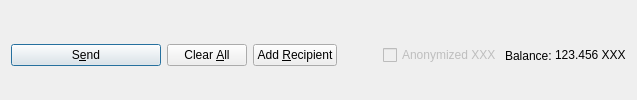
         <widget class="QFrame" name="frame_Send">
          <layout class="QHBoxLayout" name="horizontalLayout">
           <property name="bottomMargin">
            <number>0</number>
           </property>
           <item>
            <widget class="QPushButton" name="sendButton">
             <property name="minimumSize">
              <size>
               <width>150</width>
               <height>0</height>
              </size>
             </property>
             <property name="toolTip">
              <string>Confirm the send action</string>
             </property>
             <property name="text">
              <string>S&amp;end</string>
             </property>
             <property name="icon">
              <iconset resource="../pivx.qrc">
               <normaloff>:/icons/send</normaloff>:/icons/send</iconset>
             </property>
             <property name="autoDefault">
              <bool>false</bool>
             </property>
             <property name="default">
              <bool>true</bool>
             </property>
            </widget>
           </item>
           <item>
            <widget class="QPushButton" name="clearButton">
             <property name="sizePolicy">
              <sizepolicy hsizetype="Minimum" vsizetype="Fixed">
               <horstretch>0</horstretch>
               <verstretch>0</verstretch>
              </sizepolicy>
             </property>
             <property name="toolTip">
              <string>Clear all fields of the form.</string>
             </property>
             <property name="text">
              <string>Clear &amp;All</string>
             </property>
             <property name="icon">
              <iconset resource="../pivx.qrc">
               <normaloff>:/icons/remove</normaloff>:/icons/remove</iconset>
             </property>
             <property name="autoDefault">
              <bool>false</bool>
             </property>
            </widget>
           </item>
           <item>
            <widget class="QPushButton" name="addButton">
             <property name="toolTip">
              <string>Send to multiple recipients at once</string>
             </property>
             <property name="text">
              <string>Add &amp;Recipient</string>
             </property>
             <property name="icon">
              <iconset resource="../pivx.qrc">
               <normaloff>:/icons/add</normaloff>:/icons/add</iconset>
             </property>
             <property name="autoDefault">
              <bool>false</bool>
             </property>
            </widget>
           </item>
           <item>
            <spacer name="horizontalSpacer">
             <property name="orientation">
              <enum>Qt::Horizontal</enum>
             </property>
             <property name="sizeHint" stdset="0">
              <size>
               <width>40</width>
               <height>20</height>
              </size>
             </property>
            </spacer>
           </item>
           <item>
            <layout class="QHBoxLayout" name="horizontalLayout_2">
             <property name="spacing">
              <number>3</number>
             </property>
             <item>
              <widget class="QCheckBox" name="checkzXXX">
               <property name="enabled">
                <bool>false</bool>
               </property>
               <property name="text">
                <string>Anonymized XXX</string>
               </property>
              </widget>
             </item>
             <item>
              <widget class="QLabel" name="label">
               <property name="text">
                <string>Balance:</string>
               </property>
              </widget>
             </item>
             <item>
              <widget class="QLabel" name="labelBalance">
               <property name="sizePolicy">
                <sizepolicy hsizetype="Preferred" vsizetype="Fixed">
                 <horstretch>0</horstretch>
                 <verstretch>0</verstretch>
                </sizepolicy>
               </property>
               <property name="cursor">
                <cursorShape>IBeamCursor</cursorShape>
               </property>
               <property name="text">
                <string notr="true">123.456 XXX</string>
               </property>
               <property name="textInteractionFlags">
                <set>Qt::LinksAccessibleByMouse|Qt::TextSelectableByKeyboard|Qt::TextSelectableByMouse</set>
               </property>
              </widget>
             </item>
            </layout>
           </item>
          </layout>
         </widget>
